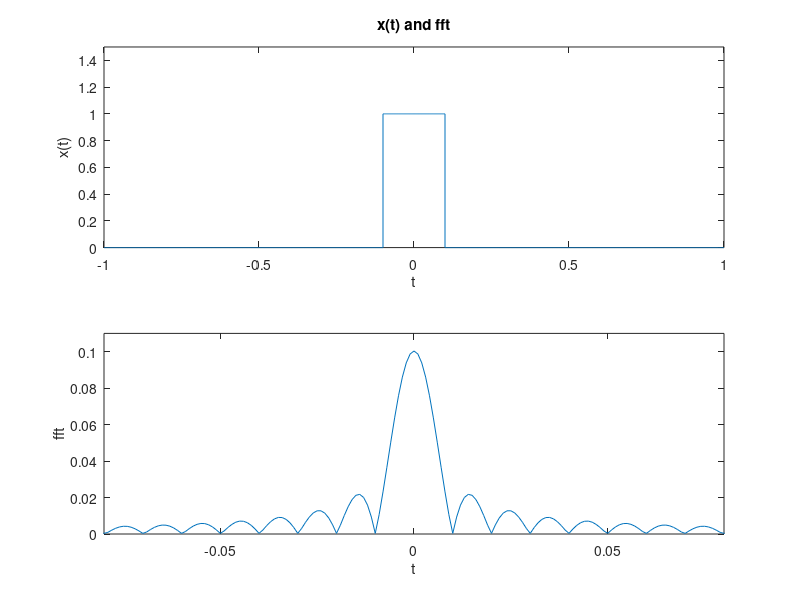

Source code (MATLAB):
%Question 2 1

Ts=1/44100;
fs=1/Ts;



t1 = -1:0.001:-0.1;
t2 = -0.1:0.001:0.1;
t3 = 0.1:0.001:1;
t= [t1 t2 t3];

N = length(t);
F=fs/N;
f=(-fs/2):F:(fs/2)-F;

x1=zeros(size(t1));
x2=ones(size(t2));
x3=zeros(size(t3));
x=[x1 x2 x3];

figure(1);
subplot(2,1,1),plot(t,x);
axis([-1 1 0 1.5]);
title('x(t) and fft')
xlabel('t');
ylabel('x(t)');

x=fftshift(fft(x))/N;

subplot(2,1,2),plot(t,abs(x));
axis([-0.08 0.08 0 0.11]);
xlabel('t');
ylabel('fft');

